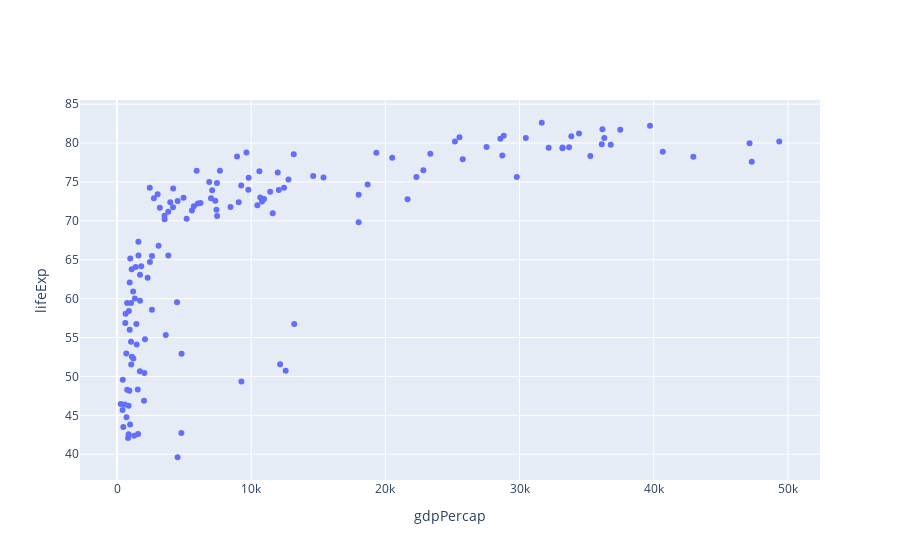

The notebook cell saved with this chart:
### Markdown cell above
### [Plotly Graph Objects](https://plotly.com/python-api-reference/plotly.graph_objects.html)

### Code cell
data_year = df.query("year==2007")
fig = go.Figure(data=go.Scatter(
    x = data_year['gdpPercap'],
    y = data_year['lifeExp'],
    mode='markers'
))
fig.update_xaxes(title_text="gdpPercap")
fig.update_yaxes(title_text="lifeExp")
#fig.update_xaxes(type="log")
fig.show()

### Figure 1 — Plotly figure (JSON) as saved in the notebook; plotly's stock layout.template omitted (floating-point values rounded to 4 significant figures; data arrays with more than 128 entries replaced by an {"elided": "..."} marker saying what was removed)
{"data": [{"mode": "markers", "type": "scatter", "x": {"elided": "142 float values"}, "y": {"elided": "142 float values"}}], "layout": {"xaxis": {"title": {"text": "gdpPercap"}}, "yaxis": {"title": {"text": "lifeExp"}}}}
